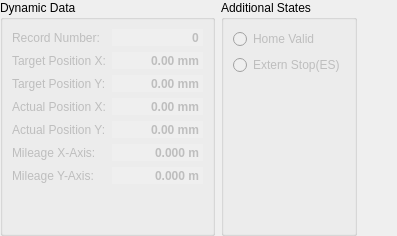
         <widget class="QWidget" name="tab_Operate">
          <attribute name="title">
           <string>Operate</string>
          </attribute>
          <layout class="QGridLayout" name="gridLayout_9">
           <property name="leftMargin">
            <number>0</number>
           </property>
           <property name="topMargin">
            <number>0</number>
           </property>
           <property name="rightMargin">
            <number>0</number>
           </property>
           <property name="bottomMargin">
            <number>0</number>
           </property>
           <item row="0" column="1">
            <widget class="QGroupBox" name="groupBox_9">
             <property name="title">
              <string>Dynamic Data</string>
             </property>
             <layout class="QGridLayout" name="gridLayout_11">
              <item row="2" column="1">
               <widget class="QDoubleSpinBox" name="doubleSpinBox_target_position_y">
                <property name="enabled">
                 <bool>false</bool>
                </property>
                <property name="sizePolicy">
                 <sizepolicy hsizetype="Minimum" vsizetype="Preferred">
                  <horstretch>0</horstretch>
                  <verstretch>0</verstretch>
                 </sizepolicy>
                </property>
                <property name="font">
                 <font>
                  <weight>75</weight>
                  <bold>true</bold>
                 </font>
                </property>
                <property name="frame">
                 <bool>false</bool>
                </property>
                <property name="alignment">
                 <set>Qt::AlignRight|Qt::AlignTrailing|Qt::AlignVCenter</set>
                </property>
                <property name="readOnly">
                 <bool>true</bool>
                </property>
                <property name="buttonSymbols">
                 <enum>QAbstractSpinBox::NoButtons</enum>
                </property>
                <property name="specialValueText">
                 <string notr="true"/>
                </property>
                <property name="prefix">
                 <string notr="true"/>
                </property>
                <property name="suffix">
                 <string notr="true"> mm</string>
                </property>
                <property name="minimum">
                 <double>-100000000000.000000000000000</double>
                </property>
                <property name="maximum">
                 <double>100000000000.000000000000000</double>
                </property>
               </widget>
              </item>
              <item row="5" column="1">
               <widget class="QDoubleSpinBox" name="doubleSpinBox_Mileage_x">
                <property name="enabled">
                 <bool>false</bool>
                </property>
                <property name="sizePolicy">
                 <sizepolicy hsizetype="Minimum" vsizetype="Preferred">
                  <horstretch>0</horstretch>
                  <verstretch>0</verstretch>
                 </sizepolicy>
                </property>
                <property name="font">
                 <font>
                  <weight>75</weight>
                  <bold>true</bold>
                 </font>
                </property>
                <property name="frame">
                 <bool>false</bool>
                </property>
                <property name="alignment">
                 <set>Qt::AlignRight|Qt::AlignTrailing|Qt::AlignVCenter</set>
                </property>
                <property name="readOnly">
                 <bool>true</bool>
                </property>
                <property name="buttonSymbols">
                 <enum>QAbstractSpinBox::NoButtons</enum>
                </property>
                <property name="specialValueText">
                 <string notr="true"/>
                </property>
                <property name="prefix">
                 <string notr="true"/>
                </property>
                <property name="suffix">
                 <string notr="true"> m</string>
                </property>
                <property name="decimals">
                 <number>3</number>
                </property>
                <property name="minimum">
                 <double>-100000000000.000000000000000</double>
                </property>
                <property name="maximum">
                 <double>100000000000.000000000000000</double>
                </property>
               </widget>
              </item>
              <item row="5" column="0">
               <widget class="QLabel" name="label_17">
                <property name="enabled">
                 <bool>false</bool>
                </property>
                <property name="text">
                 <string>Mileage X-Axis:</string>
                </property>
               </widget>
              </item>
              <item row="1" column="0">
               <widget class="QLabel" name="label_13">
                <property name="enabled">
                 <bool>false</bool>
                </property>
                <property name="text">
                 <string>Target Position X:</string>
                </property>
               </widget>
              </item>
              <item row="0" column="0">
               <widget class="QLabel" name="label_12">
                <property name="enabled">
                 <bool>false</bool>
                </property>
                <property name="text">
                 <string>Record Number:</string>
                </property>
               </widget>
              </item>
              <item row="1" column="1">
               <widget class="QDoubleSpinBox" name="doubleSpinBox_target_position_x">
                <property name="enabled">
                 <bool>false</bool>
                </property>
                <property name="sizePolicy">
                 <sizepolicy hsizetype="Minimum" vsizetype="Preferred">
                  <horstretch>0</horstretch>
                  <verstretch>0</verstretch>
                 </sizepolicy>
                </property>
                <property name="font">
                 <font>
                  <weight>75</weight>
                  <bold>true</bold>
                 </font>
                </property>
                <property name="frame">
                 <bool>false</bool>
                </property>
                <property name="alignment">
                 <set>Qt::AlignRight|Qt::AlignTrailing|Qt::AlignVCenter</set>
                </property>
                <property name="readOnly">
                 <bool>true</bool>
                </property>
                <property name="buttonSymbols">
                 <enum>QAbstractSpinBox::NoButtons</enum>
                </property>
                <property name="specialValueText">
                 <string notr="true"/>
                </property>
                <property name="prefix">
                 <string notr="true"/>
                </property>
                <property name="suffix">
                 <string notr="true"> mm</string>
                </property>
                <property name="minimum">
                 <double>-100000000000.000000000000000</double>
                </property>
                <property name="maximum">
                 <double>100000000000.000000000000000</double>
                </property>
               </widget>
              </item>
              <item row="4" column="1">
               <widget class="QDoubleSpinBox" name="doubleSpinBox_actual_position_y">
                <property name="enabled">
                 <bool>false</bool>
                </property>
                <property name="sizePolicy">
                 <sizepolicy hsizetype="Minimum" vsizetype="Preferred">
                  <horstretch>0</horstretch>
                  <verstretch>0</verstretch>
                 </sizepolicy>
                </property>
                <property name="font">
                 <font>
                  <weight>75</weight>
                  <bold>true</bold>
                 </font>
                </property>
                <property name="frame">
                 <bool>false</bool>
                </property>
                <property name="alignment">
                 <set>Qt::AlignRight|Qt::AlignTrailing|Qt::AlignVCenter</set>
                </property>
                <property name="readOnly">
                 <bool>true</bool>
                </property>
                <property name="buttonSymbols">
                 <enum>QAbstractSpinBox::NoButtons</enum>
                </property>
                <property name="specialValueText">
                 <string notr="true"/>
                </property>
                <property name="prefix">
                 <string notr="true"/>
                </property>
                <property name="suffix">
                 <string notr="true"> mm</string>
                </property>
                <property name="minimum">
                 <double>-100000000000.000000000000000</double>
                </property>
                <property name="maximum">
                 <double>100000000000.000000000000000</double>
                </property>
               </widget>
              </item>
              <item row="4" column="0">
               <widget class="QLabel" name="label_16">
                <property name="enabled">
                 <bool>false</bool>
                </property>
                <property name="text">
                 <string>Actual Position Y:</string>
                </property>
               </widget>
              </item>
              <item row="6" column="0">
               <widget class="QLabel" name="label_18">
                <property name="enabled">
                 <bool>false</bool>
                </property>
                <property name="text">
                 <string>Mileage Y-Axis:</string>
                </property>
               </widget>
              </item>
              <item row="6" column="1">
               <widget class="QDoubleSpinBox" name="doubleSpinBox_Mileage_y">
                <property name="enabled">
                 <bool>false</bool>
                </property>
                <property name="sizePolicy">
                 <sizepolicy hsizetype="Minimum" vsizetype="Preferred">
                  <horstretch>0</horstretch>
                  <verstretch>0</verstretch>
                 </sizepolicy>
                </property>
                <property name="font">
                 <font>
                  <weight>75</weight>
                  <bold>true</bold>
                 </font>
                </property>
                <property name="frame">
                 <bool>false</bool>
                </property>
                <property name="alignment">
                 <set>Qt::AlignRight|Qt::AlignTrailing|Qt::AlignVCenter</set>
                </property>
                <property name="readOnly">
                 <bool>true</bool>
                </property>
                <property name="buttonSymbols">
                 <enum>QAbstractSpinBox::NoButtons</enum>
                </property>
                <property name="specialValueText">
                 <string notr="true"/>
                </property>
                <property name="prefix">
                 <string notr="true"/>
                </property>
                <property name="suffix">
                 <string notr="true"> m</string>
                </property>
                <property name="decimals">
                 <number>3</number>
                </property>
                <property name="minimum">
                 <double>-100000000000.000000000000000</double>
                </property>
                <property name="maximum">
                 <double>100000000000.000000000000000</double>
                </property>
               </widget>
              </item>
              <item row="3" column="0">
               <widget class="QLabel" name="label_15">
                <property name="enabled">
                 <bool>false</bool>
                </property>
                <property name="text">
                 <string>Actual Position X:</string>
                </property>
               </widget>
              </item>
              <item row="2" column="0">
               <widget class="QLabel" name="label_14">
                <property name="enabled">
                 <bool>false</bool>
                </property>
                <property name="text">
                 <string>Target Position Y:</string>
                </property>
               </widget>
              </item>
              <item row="3" column="1">
               <widget class="QDoubleSpinBox" name="doubleSpinBox_actual_position_x">
                <property name="enabled">
                 <bool>false</bool>
                </property>
                <property name="sizePolicy">
                 <sizepolicy hsizetype="Minimum" vsizetype="Preferred">
                  <horstretch>0</horstretch>
                  <verstretch>0</verstretch>
                 </sizepolicy>
                </property>
                <property name="font">
                 <font>
                  <weight>75</weight>
                  <bold>true</bold>
                 </font>
                </property>
                <property name="frame">
                 <bool>false</bool>
                </property>
                <property name="alignment">
                 <set>Qt::AlignRight|Qt::AlignTrailing|Qt::AlignVCenter</set>
                </property>
                <property name="readOnly">
                 <bool>true</bool>
                </property>
                <property name="buttonSymbols">
                 <enum>QAbstractSpinBox::NoButtons</enum>
                </property>
                <property name="specialValueText">
                 <string notr="true"/>
                </property>
                <property name="prefix">
                 <string notr="true"/>
                </property>
                <property name="suffix">
                 <string notr="true"> mm</string>
                </property>
                <property name="minimum">
                 <double>-100000000000.000000000000000</double>
                </property>
                <property name="maximum">
                 <double>100000000000.000000000000000</double>
                </property>
               </widget>
              </item>
              <item row="0" column="1">
               <widget class="QDoubleSpinBox" name="doubleSpinBox_RecordNumber">
                <property name="enabled">
                 <bool>false</bool>
                </property>
                <property name="sizePolicy">
                 <sizepolicy hsizetype="Minimum" vsizetype="Preferred">
                  <horstretch>0</horstretch>
                  <verstretch>0</verstretch>
                 </sizepolicy>
                </property>
                <property name="font">
                 <font>
                  <weight>75</weight>
                  <bold>true</bold>
                 </font>
                </property>
                <property name="frame">
                 <bool>false</bool>
                </property>
                <property name="alignment">
                 <set>Qt::AlignRight|Qt::AlignTrailing|Qt::AlignVCenter</set>
                </property>
                <property name="readOnly">
                 <bool>true</bool>
                </property>
                <property name="buttonSymbols">
                 <enum>QAbstractSpinBox::NoButtons</enum>
                </property>
                <property name="specialValueText">
                 <string notr="true"/>
                </property>
                <property name="prefix">
                 <string notr="true"/>
                </property>
                <property name="suffix">
                 <string notr="true"/>
                </property>
                <property name="decimals">
                 <number>0</number>
                </property>
                <property name="minimum">
                 <double>-100000000000.000000000000000</double>
                </property>
                <property name="maximum">
                 <double>100000000000.000000000000000</double>
                </property>
               </widget>
              </item>
              <item row="7" column="0">
               <spacer name="verticalSpacer_7">
                <property name="orientation">
                 <enum>Qt::Vertical</enum>
                </property>
                <property name="sizeHint" stdset="0">
                 <size>
                  <width>20</width>
                  <height>40</height>
                 </size>
                </property>
               </spacer>
              </item>
             </layout>
            </widget>
           </item>
           <item row="0" column="2">
            <widget class="QGroupBox" name="groupBox_10">
             <property name="title">
              <string>Additional States</string>
             </property>
             <layout class="QGridLayout" name="gridLayout_12">
              <item row="1" column="0">
               <widget class="QRadioButton" name="radES">
                <property name="enabled">
                 <bool>false</bool>
                </property>
                <property name="sizePolicy">
                 <sizepolicy hsizetype="Minimum" vsizetype="Preferred">
                  <horstretch>0</horstretch>
                  <verstretch>0</verstretch>
                 </sizepolicy>
                </property>
                <property name="text">
                 <string>Extern Stop(ES)</string>
                </property>
                <property name="autoExclusive">
                 <bool>false</bool>
                </property>
               </widget>
              </item>
              <item row="0" column="0">
               <widget class="QRadioButton" name="radHome">
                <property name="enabled">
                 <bool>false</bool>
                </property>
                <property name="sizePolicy">
                 <sizepolicy hsizetype="Minimum" vsizetype="Preferred">
                  <horstretch>0</horstretch>
                  <verstretch>0</verstretch>
                 </sizepolicy>
                </property>
                <property name="text">
                 <string>Home Valid</string>
                </property>
                <property name="autoExclusive">
                 <bool>false</bool>
                </property>
               </widget>
              </item>
              <item row="2" column="0">
               <spacer name="verticalSpacer_2">
                <property name="orientation">
                 <enum>Qt::Vertical</enum>
                </property>
                <property name="sizeHint" stdset="0">
                 <size>
                  <width>20</width>
                  <height>40</height>
                 </size>
                </property>
               </spacer>
              </item>
             </layout>
            </widget>
           </item>
           <item row="0" column="3">
            <spacer name="horizontalSpacer">
             <property name="orientation">
              <enum>Qt::Horizontal</enum>
             </property>
             <property name="sizeHint" stdset="0">
              <size>
               <width>40</width>
               <height>20</height>
              </size>
             </property>
            </spacer>
           </item>
          </layout>
         </widget>
